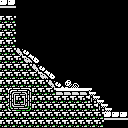

The image is a tile-based game level rendered from a .tmx file. Its description and complete source (layers, tilesets, objects, tile grids) follow:
An orthogonal 16x16 tile map with 8x8 px tiles, 1 tile layer (Tile Layer 1).

<map version="1.0" tiledversion="1.0.2" orientation="orthogonal" renderorder="right-down" width="16" height="16" tilewidth="8" tileheight="8" nextobjectid="1">
 <tileset firstgid="1" name="tiles-outer-ruins" tilewidth="8" tileheight="8" tilecount="256" columns="16">
  <image source="tiles-outer-ruins.png" width="128" height="128" />
 </tileset>
 <layer name="Tile Layer 1" width="16" height="16">
  <data encoding="csv">
150,150,1,1,1,1,1,1,1,1,1,1,1,1,1,1,
1,1,1,1,1,1,1,1,1,1,1,1,1,1,1,1,
161,161,1,1,1,1,1,1,1,1,1,1,1,1,1,1,
161,161,1,1,1,1,1,1,1,1,1,1,1,1,1,1,
161,161,1,1,1,1,1,1,1,1,1,1,1,1,1,1,
161,161,1,1,1,1,1,1,1,1,1,1,1,1,1,1,
161,161,165,166,1,1,1,1,1,1,1,1,1,1,1,1,
161,161,161,168,169,1,1,1,1,1,1,1,1,1,1,1,
161,161,161,161,165,166,1,1,1,1,1,1,1,1,1,1,
161,161,161,161,161,168,169,1,1,1,1,1,1,1,1,1,
161,161,161,161,161,161,165,166,43,44,1,1,1,1,1,1,
161,243,244,245,161,161,161,158,158,158,158,176,1,1,1,1,
161,155,161,157,161,161,161,161,161,161,161,175,176,1,1,1,
161,246,247,248,161,161,161,161,161,161,161,161,175,176,1,1,
161,161,161,161,161,161,161,161,161,161,161,161,161,150,150,150,
161,161,161,161,161,161,161,161,161,161,161,161,161,1,1,1
</data>
 </layer>
</map>
